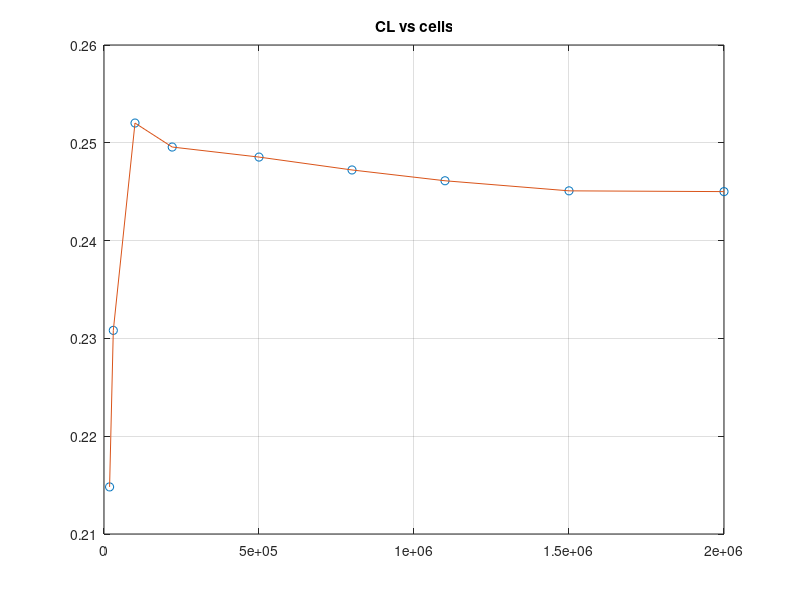
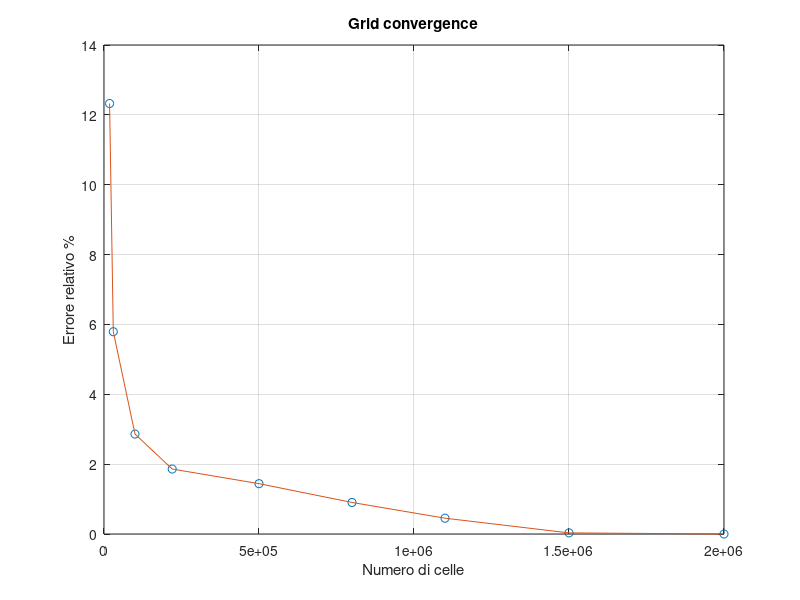

These figures' MATLAB source, in order:
clear all
close all
clc
%% mesh convergence

% tutti i dati
% CL =  [0.214813, 0.230820, 0.244805, 0.252021, 0.249567,  0.248541, 0.247223, 0.246119, 0.245088, 0.245010];
% ncelle =  [18000, 30000, 50000, 100000, 220000, 500000, 800000, 1100000, 1500000, 2000000];
% hpp = [0.024, 0.012, 0.006, 0.003, 0.0015, 0.00075, 0.0005625, 0.00045, 0.000375, 0.0003];

% eliminato il dato strano
CL =  [0.214813, 0.230820, 0.252021, 0.249567,  0.248541, 0.247223, 0.246119, 0.245088, 0.245010];
ncelle =  [18000, 30000, 100000, 220000, 500000, 800000, 1100000, 1500000, 2000000];
hpp = [0.024, 0.012, 0.003, 0.0015, 0.00075, 0.0005625, 0.00045, 0.000375, 0.0003];

% % tre punti
% CL =  [0.214813, 0.252021, 0.248541, 0.245088];
% ncelle =  [18000, 100000, 500000, 1500000];
% hpp = [0.024, 0.003, 0.00075, 0.000375];

for i=1:length(CL)
    err = 100 * abs(CL(i)-CL(end))/CL(end);
    error(i) = err;
end

%% plot

figure(1)
plot(ncelle,CL,'o')
hold on
plot(ncelle,CL,'-')
grid on
title('CL vs cells')

figure(2)
plot(ncelle(1:end),error,'o')
hold on
plot(ncelle(1:end),error,'-')
grid on
xlabel('Numero di celle')
ylabel('Errore relativo %')
title('Grid convergence')

